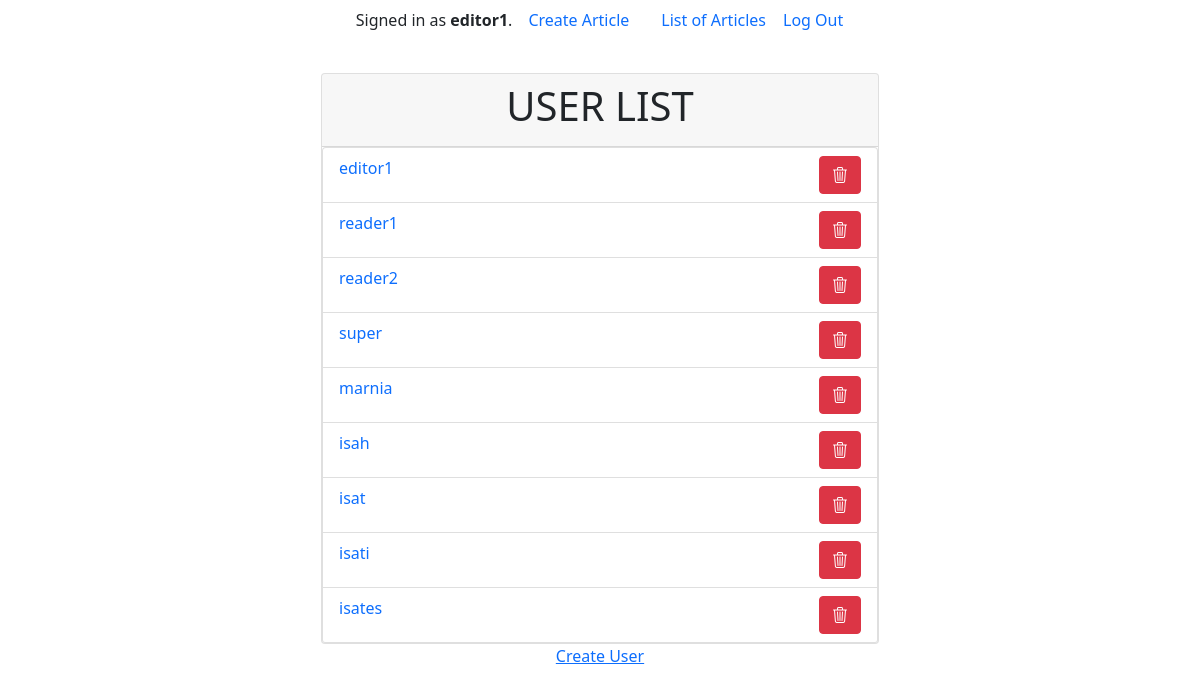
Before: /management/users/ (signed in) with the older database file.
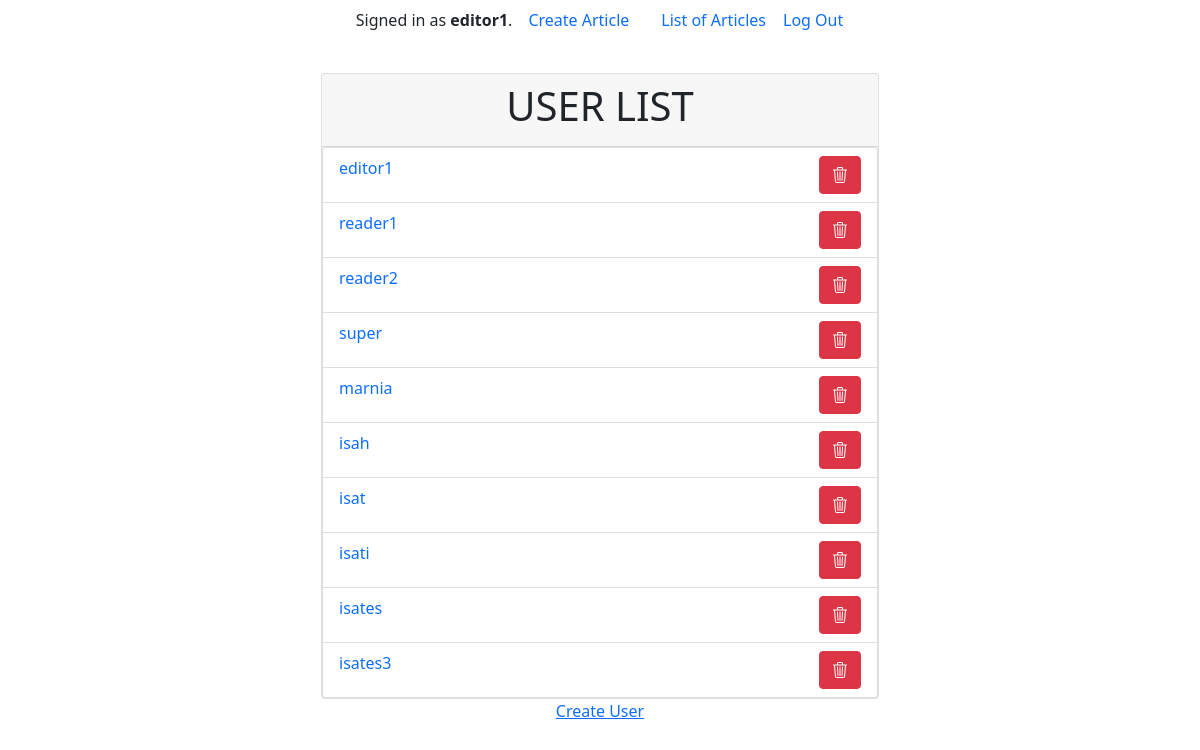
After: the same page with the newer database file.
### news/models.py (models this page shows)
class User(AbstractUser):
    is_editor = models.BooleanField(default=False)
    is_reader = models.BooleanField(default=True)
    groups = models.ManyToManyField(
        Group,
        related_name='news_user_set',  # Add this line
        blank=True,
        help_text='The groups this user belongs to.',
        verbose_name='groups',
    )
    user_permissions = models.ManyToManyField(
        Permission,
        related_name='news_user_permissions_set',  # Add this line
        blank=True,
        help_text='Specific permissions for this user.',
        verbose_name='user permissions',
    )

### user_management/views.py (the view)
# urls.py: path('users/', views.user_list, name='user_list'),
@login_required(login_url=reverse_lazy('login'))
def user_list(request):
    users = User.objects.all()
    return render(request, 'user_management/user_list.html', {'users': users})

### user_management/templates/user_management/user_list.html (shortened to what this page needs)
{% extends "user_management/layout.html" %}
{% block body %}
<div class="card w-50">
  <div class="card-header">
    <h1 class="text-center text-uppercase">
      User List
    </h1>
  </div>
  <div class="list-group">
    {% for user in users %}
    <div
    class="list-group-item list-group-item-action d-flex flex-row justify-content-between"
    aria-current="true">
    <a href="{% url 'management:user_detail' user.id %}"
    class="text-decoration-none col-10"
    aria-current="true">
      {{ user.username }}
    </a>
    <form method="post" action="{% url 'management:user_delete' user.id %}">
      <button class="btn btn-danger">
        <i class="bi bi-trash3"></i>
      </button>
    </form>
    </div>
    {% endfor %}
  </div>
</div>
<a href="{% url 'management:user_create' %}">
  Create User
</a>
{% endblock %}

### user_management/templates/user_management/layout.html (shortened to what this page needs)
{% load static %}
<!DOCTYPE html>
<html lang="en">
    <head>
        <link href="https://cdn.jsdelivr.net/npm/bootstrap@5.0.2/dist/css/bootstrap.min.css" rel="stylesheet">
        <link rel="stylesheet" href="https://cdn.jsdelivr.net/npm/bootstrap-icons@1.11.3/font/bootstrap-icons.min.css">
        <link rel="stylesheet" href="{% static 'user_management/styles.css' %}">
    </head>
    <body>
        <div class="container min-vh-100 d-flex align-items-center flex-column">
            <ul class="nav">
                <li class="nav-item my-auto">
                    {% if user.is_authenticated %}
                        Signed in as <strong>{{ user.username }}</strong>.
                    {% else %}
                        Not signed in.
                    {% endif %}
                </li>
                {% if user.is_authenticated %}
                    {% if user.is_superuser %}
                        <li class="nav-item my-auto">
                            <a class="nav-link" href="{% url 'management:user_list' %}">User List</a>
                        </li>
                        <li class="nav-item my-auto">
                            <a class="nav-link" href="{% url 'management:user_create' %}">Create User</a>
                        </li>
                    {% elif user.is_editor %}
                        <li class="nav-item my-auto">
                            <a class="nav-link" href="{% url 'news:article_create' %}">Create Article</a>
                        </li>
                        <li class="nav-item my-auto">
                            <a class="nav-link" href="/">List of Articles</a>
                        </li>
                    {% endif %}
                    <li class="nav-item my-auto">
                        <form method="post" action="{% url 'management:logout' %}">
                            <button type="submit" class="btn btn-link nav-link" style="padding: 0;">Log Out</button>
                        </form>
                    </li>
            {% endif %}
            </ul>
            {% block body %}
            {% endblock %}
        </div>
    </body>
</html>

Changed rows visible on the page:
added User: username "isates3"
